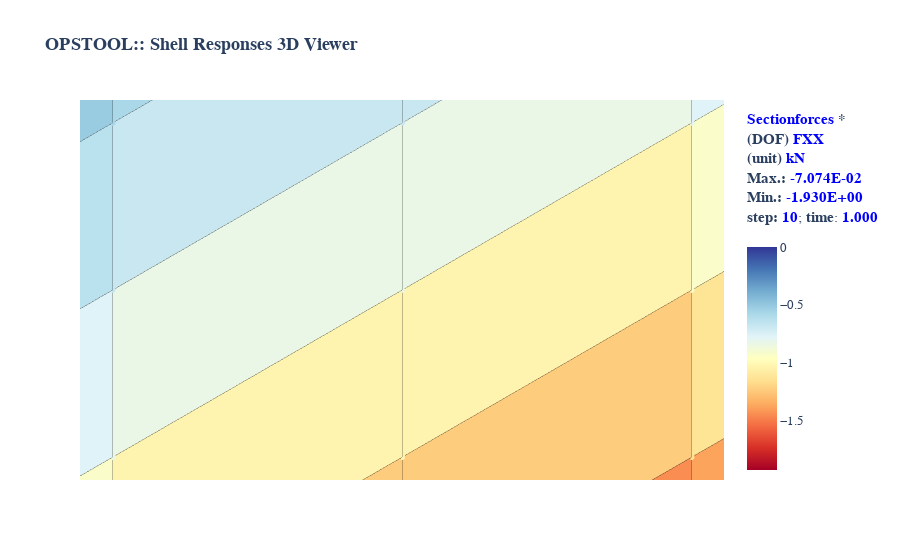

This figure's notebook cell:
### Code cell
opsvis.set_plot_props(cmap="rdylbu", point_size=2.0)

fig = opsvis.plot_unstruct_responses(
    odb_tag=1,
    slides=False,
    ele_type="Shell",
    resp_type="sectionForces",
    resp_dof="FXX",
    unit_symbol="kN",
    unit_factor=1,
    show_values=True,
)
fig.show()
# fig.show(renderer="jupyterlab")
# fig.show(renderer="notebook")
# fig.show(renderer="browser")
# fig.show()  # for auto
# fig.write_html("**.html")

### Figure 1 — Plotly figure (JSON) as saved in the notebook; plotly's stock layout.template omitted (floating-point values rounded to 4 significant figures; data arrays with more than 128 entries replaced by an {"elided": "..."} marker saying what was removed)
{"data": [{"cmax": 0, "cmin": -1.93, "coloraxis": "coloraxis", "hoverinfo": "skip", "i": {"elided": "200 int values"}, "intensity": {"elided": "400 float values"}, "j": {"elided": "200 int values"}, "k": {"elided": "200 int values"}, "opacity": 1, "text": {"elided": "400 float values"}, "type": "mesh3d", "x": {"elided": "400 int values"}, "y": {"elided": "400 int values"}, "z": {"elided": "400 int values"}}, {"connectgaps": false, "hoverinfo": "skip", "line": {"color": "black", "width": 1}, "mode": "lines", "name": "Edge", "type": "scatter3d", "x": {"elided": "600 int values"}, "y": {"elided": "600 int values"}, "z": {"elided": "600 int values"}}, {"customdata": {"elided": "400 float values"}, "hovertemplate": "<b>%{customdata:.4E}</b>", "marker": {"cmax": 0, "cmin": -1.93, "color": {"elided": "400 float values"}, "coloraxis": "coloraxis", "size": 2}, "mode": "markers", "name": "sectionForces", "type": "scatter3d", "x": {"elided": "400 int values"}, "y": {"elided": "400 int values"}, "z": {"elided": "400 int values"}}], "layout": {"autosize": true, "coloraxis": {"cmax": 0, "cmin": -1.93, "colorbar": {"tickfont": {"size": 13}, "title": {"font": {"size": 15}, "text": "<b><span style=\"color:blue; font-weight:bold\">Sectionforces</span> *</b><br><b>(DOF) <span style=\"color:blue; font-weight:bold\">FXX</span></b><br><b>(unit) <span style=\"color:blue; font-weight:bold\">kN</span></b><br><b>Max.:</b> <span style=\"color:blue; font-weight:bold\">-7.074E-02</span><br><b>Min.:</b> <span style=\"color:blue; font-weight:bold\">-1.930E+00</span><br><b>step:</b> <span style=\"color:blue; font-weight:bold\">10</span>; <b>time</b>: <span style=\"color:blue; font-weight:bold\">1.000</span><br> <br>"}}, "colorscale": [[0, "rgb(165,0,38)"], [0.1, "rgb(215,48,39)"], [0.2, "rgb(244,109,67)"], [0.3, "rgb(253,174,97)"], [0.4, "rgb(254,224,144)"], [0.5, "rgb(255,255,191)"], [0.6, "rgb(224,243,248)"], [0.7, "rgb(171,217,233)"], [0.8, "rgb(116,173,209)"], [0.9, "rgb(69,117,180)"], [1, "rgb(49,54,149)"]]}, "font": {"family": "Arial, sans-serif"}, "scene": {"aspectmode": "data", "aspectratio": {"x": 1, "y": 1, "z": 1}, "camera": {"eye": {"x": -3.5, "y": -3.5, "z": 3.5}, "projection": {"type": "orthographic"}}, "xaxis": {"showgrid": false, "visible": false, "zeroline": false}, "yaxis": {"showgrid": false, "visible": false, "zeroline": false}, "zaxis": {"showgrid": false, "visible": false, "zeroline": false}}, "showlegend": false, "title": {"font": {"size": 18}, "text": "<b>OPSTOOL:: Shell Responses 3D Viewer</b><br><br>"}}}
